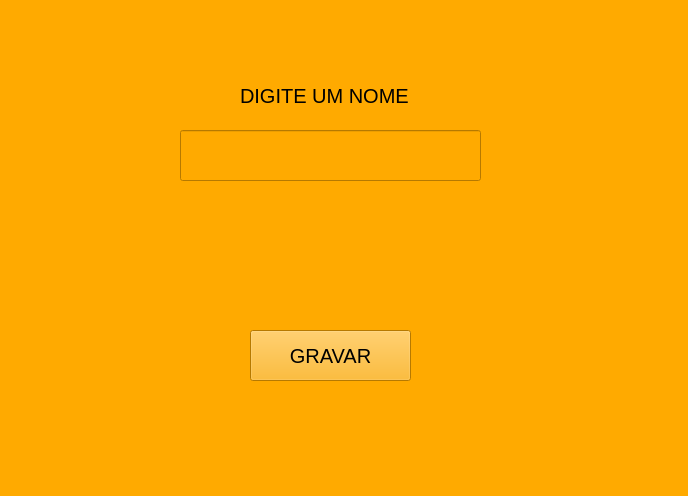
<?xml version="1.0" encoding="UTF-8"?>
<ui version="4.0">
 <class>MainWindow</class>
 <widget class="QMainWindow" name="MainWindow">
  <property name="geometry">
   <rect>
    <x>0</x>
    <y>0</y>
    <width>688</width>
    <height>496</height>
   </rect>
  </property>
  <property name="windowTitle">
   <string>MainWindow</string>
  </property>
  <property name="styleSheet">
   <string notr="true">background-color: rgb(255, 170, 0);</string>
  </property>
  <widget class="QWidget" name="centralwidget">
   <widget class="QPushButton" name="pushButton">
    <property name="geometry">
     <rect>
      <x>250</x>
      <y>330</y>
      <width>161</width>
      <height>51</height>
     </rect>
    </property>
    <property name="font">
     <font>
      <pointsize>15</pointsize>
     </font>
    </property>
    <property name="text">
     <string>GRAVAR</string>
    </property>
   </widget>
   <widget class="QLabel" name="label">
    <property name="geometry">
     <rect>
      <x>240</x>
      <y>80</y>
      <width>181</width>
      <height>31</height>
     </rect>
    </property>
    <property name="font">
     <font>
      <pointsize>15</pointsize>
     </font>
    </property>
    <property name="text">
     <string>DIGITE UM NOME</string>
    </property>
   </widget>
   <widget class="QLineEdit" name="lineEdit">
    <property name="geometry">
     <rect>
      <x>180</x>
      <y>130</y>
      <width>301</width>
      <height>51</height>
     </rect>
    </property>
    <property name="font">
     <font>
      <pointsize>15</pointsize>
     </font>
    </property>
   </widget>
  </widget>
  <widget class="QMenuBar" name="menubar">
   <property name="geometry">
    <rect>
     <x>0</x>
     <y>0</y>
     <width>688</width>
     <height>21</height>
    </rect>
   </property>
  </widget>
  <widget class="QStatusBar" name="statusbar"/>
 </widget>
 <resources/>
 <connections/>
</ui>
